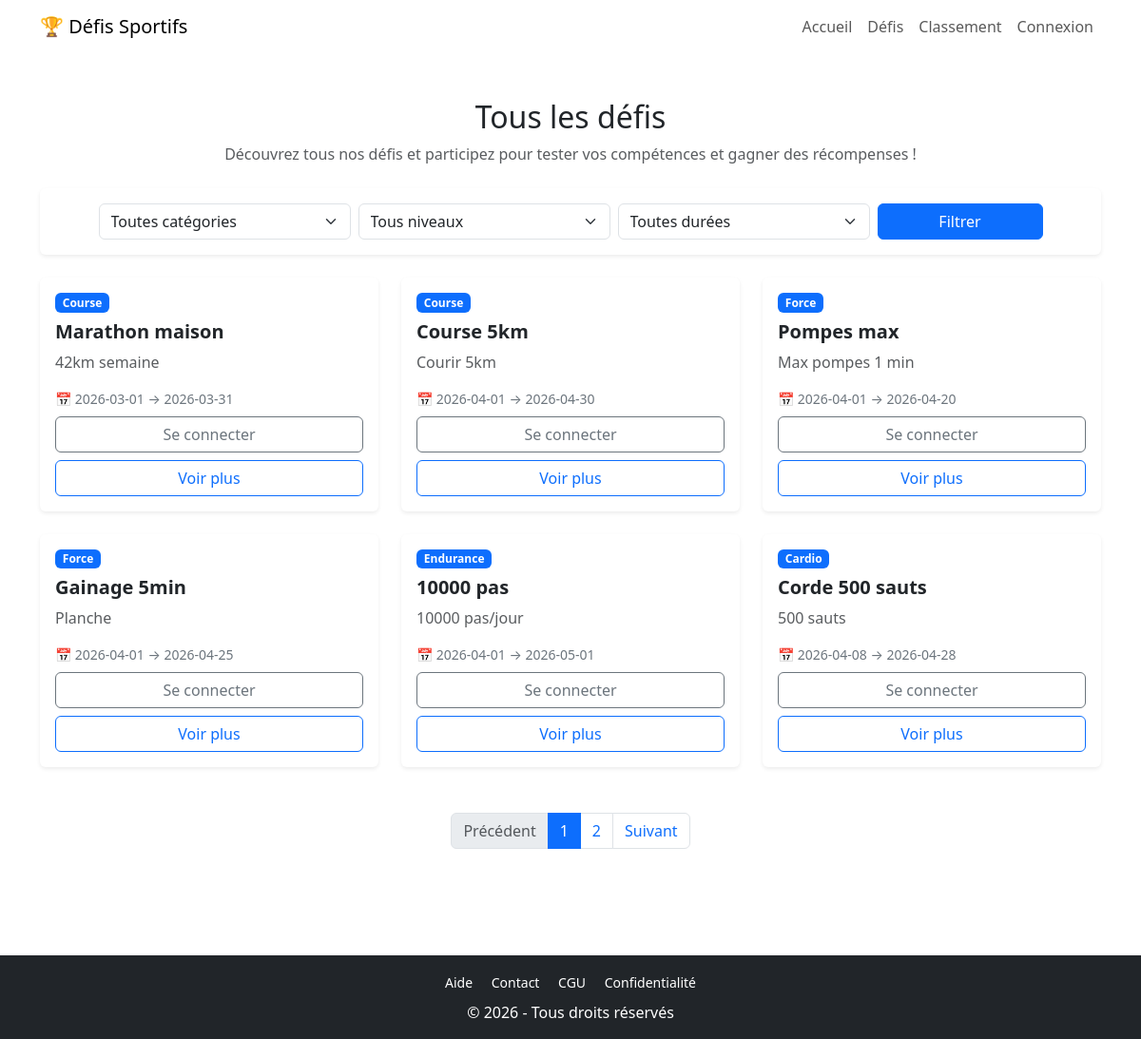
The page /defis.php on the database its author committed.
### tables this page shows
CREATE TABLE challenges (
    id INT AUTO_INCREMENT PRIMARY KEY,
    title VARCHAR(100) NOT NULL,
    category VARCHAR(100),
    description TEXT,
    rules TEXT,
    start_date DATE,
    end_date DATE,
    level VARCHAR(50),
    duration VARCHAR(20),
    image VARCHAR(255),
    created_at TIMESTAMP DEFAULT CURRENT_TIMESTAMP
);

### defis.php (the view, shortened to what this page needs)
<?php
include("includes/header.php");
$selectedCategory = $_GET['category'] ?? '';
$selectedLevel = $_GET['level'] ?? '';
$selectedDuration = $_GET['duration'] ?? '';
$limit = 6;
$page = isset($_GET['page']) ? (int)$_GET['page'] : 1;
$offset = ($page - 1) * $limit;
$sql = "SELECT * FROM challenges";
$sql .= " ORDER BY start_date ASC LIMIT :limit OFFSET :offset";
$stmt = $pdo->prepare($sql);
$stmt->bindValue(':limit', $limit, PDO::PARAM_INT);
$stmt->bindValue(':offset', $offset, PDO::PARAM_INT);
$stmt->execute();
$challenges = $stmt->fetchAll();
$userParticipations = [];
$countSql = "SELECT COUNT(*) FROM challenges";
$countStmt = $pdo->prepare($countSql);
$countStmt->execute();
$totalChallenges = $countStmt->fetchColumn();
$totalPages = ceil($totalChallenges / $limit);
?>
<div class="container my-5">
    <div class="text-center mb-4">
        <h2>Tous les défis</h2>
        <p class="text-muted">
            Découvrez tous nos défis et participez pour tester vos compétences et gagner des récompenses !
        </p>
    </div>
    <div class="card shadow-sm border-0 mb-4">
        <div class="card-body">
            <form method="GET" class="row g-2 justify-content-center">
                <div class="col-md-3">
                    <select name="category" class="form-select">
                        <option value="">Toutes catégories</option>
                    </select>
                </div>
                <div class="col-md-3">
                    <select name="level" class="form-select">
                        <option value="">Tous niveaux</option>
                    </select>
                </div>
                <div class="col-md-3">
                    <select name="duration" class="form-select">
                        <option value="">Toutes durées</option>
                    </select>
                </div>
                <div class="col-md-2">
                    <button class="btn btn-primary w-100">Filtrer</button>
                </div>
            </form>
        </div>
    </div>
    <div class="row row-cols-1 row-cols-md-3 g-4">
        <?php foreach ($challenges as $challenge): ?>
            <?php $isParticipating = in_array($challenge['id'], $userParticipations); ?>
            <div class="col">
                <div class="card h-100 border-0 shadow-sm">
                    <div class="card-body d-flex flex-column">
                        <span class="badge bg-primary mb-2 align-self-start">
                            <?= htmlspecialchars($challenge['category']) ?>
                        </span>
                        <h5 class="fw-bold"><?= htmlspecialchars($challenge['title']) ?></h5>
                        <p class="text-muted flex-grow-1"><?= htmlspecialchars($challenge['description']) ?></p>
                        <p class="small text-secondary mb-2">
                            📅 <?= $challenge['start_date'] ?> → <?= $challenge['end_date'] ?>
                        </p>
                        <div class="mt-3 mt-md-0">
                            <?php if (!isset($_SESSION['user_id'])): ?>
                                <a href="login.php" class="btn btn-outline-secondary w-100">Se connecter</a>
                            <?php elseif ($isParticipating): ?>
                                <button class="btn btn-secondary w-100" disabled>Déjà inscrit</button>
                            <?php else: ?>
                                <a href="actions/participer.php?id=<?= $challenge['id'] ?>" class="btn btn-success w-100">Participer</a>
                            <?php endif; ?>
                            <a href="pages/challenge_details.php?id=<?= $challenge['id'] ?>" class="btn btn-outline-primary w-100 mt-2">Voir plus</a>
                        </div>
                    </div>
                </div>
            </div>
        <?php endforeach; ?>
    </div>
    <div class="d-flex justify-content-center mt-5">
        <nav>
            <ul class="pagination">
                <li class="page-item <?= ($page <= 1) ? 'disabled' : '' ?>">
                    <a class="page-link" href="?page=<?= $page - 1 ?>&category=<?= $selectedCategory ?>&level=<?= $selectedLevel ?>&duration=<?= $selectedDuration ?>">Précédent</a>
                </li>
                <?php for ($i = 1; $i <= $totalPages; $i++): ?>
                    <li class="page-item <?= ($i == $page) ? 'active' : '' ?>">
                        <a class="page-link" href="?page=<?= $i ?>&category=<?= $selectedCategory ?>&level=<?= $selectedLevel ?>&duration=<?= $selectedDuration ?>"><?= $i ?></a>
                    </li>
                <?php endfor; ?>
                <li class="page-item <?= ($page >= $totalPages) ? 'disabled' : '' ?>">
                    <a class="page-link" href="?page=<?= $page + 1 ?>&category=<?= $selectedCategory ?>&level=<?= $selectedLevel ?>&duration=<?= $selectedDuration ?>">Suivant</a>
                </li>
            </ul>
        </nav>
    </div>
</div>
<?php include("includes/footer.php"); ?>

### rows shown on the page
challenges: category "Course", title "Marathon maison", description "42km semaine", start_date "2026-03-01", end_date "2026-03-31"
challenges: category "Course", title "Course 5km", description "Courir 5km", start_date "2026-04-01", end_date "2026-04-30"
challenges: category "Force", title "Pompes max", description "Max pompes 1 min", start_date "2026-04-01", end_date "2026-04-20"
challenges: category "Force", title "Gainage 5min", description "Planche", start_date "2026-04-01", end_date "2026-04-25"
challenges: category "Endurance", title "10000 pas", description "10000 pas/jour", start_date "2026-04-01", end_date "2026-05-01"
challenges: category "Cardio", title "Corde 500 sauts", description "500 sauts", start_date "2026-04-08", end_date "2026-04-28"
